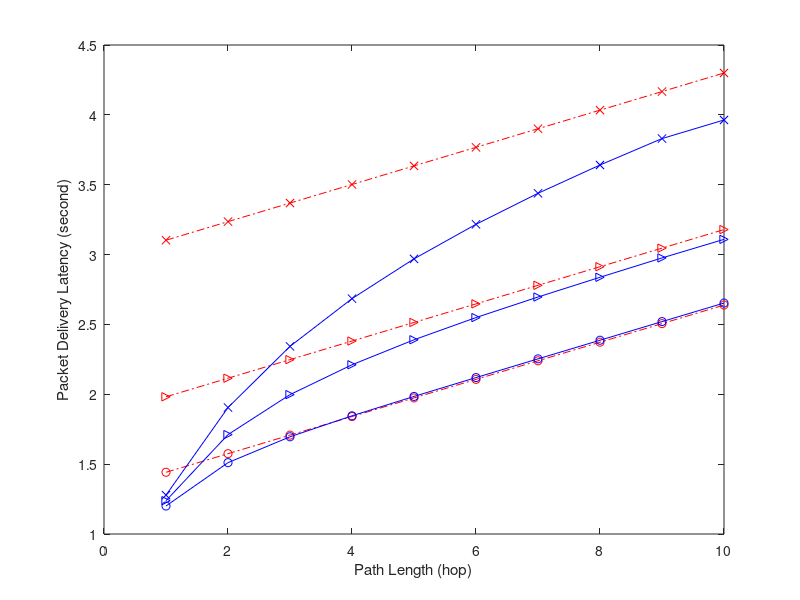

The MATLAB script that drew this image: (Note: this script raises an error after producing the figure.)
% Plot Packet delivery latency, fixed arrival rate=0.2, \xi=14,17,20
% \xi = 14, arrival rate=0.1,0.2,0.3
% PRI-basic, PRI-ASM (adaptive schedule maintaince)
basic_1=[1.441813617	1.574864347	1.707836778	1.840806569	1.973834653	2.106769413	2.239682566	2.372844425	2.505825497	2.638808467];
asm_1=[1.200435184	1.510693897	1.695841347	1.845947978	1.984578358	2.119595153	2.25359427	2.38694057	2.520201479	2.653127839];
basic_2=[1.982018264	2.115112872	2.248082786	2.381097796	2.514142679	2.647061009	2.779974243	2.913075327	3.046091964	3.179062948];
asm_2=[1.238417471	1.711433634	1.997606214	2.211254439	2.390151126	2.549089849	2.696265852	2.837502575	2.9759642	3.108935528];
basic_3=[3.102769126	3.235743886	3.368727288	3.501717207	3.634744033	3.767680214	3.900707225	4.033724157	4.166771059	4.29974591];
asm_3=[1.27827809	1.905017603	2.343035289	2.684518243	2.969266801	3.21665643	3.438510376	3.641066636	3.830253325	3.963287422];

figure;
hold off;
chain_hops=1:1:10;
plot(chain_hops,basic_1,'ro-.');
hold on;
plot(chain_hops,basic_2,'r>-.');
plot(chain_hops,basic_3,'rx-.');


plot(chain_hops,asm_1,'bo-');
plot(chain_hops,asm_2,'b>-');
plot(chain_hops,asm_3,'bx-');

% set(gca,'XTick',0.05:0.05:0.5);
% set(gca,'XTickLabel',0.05:0.05:0.5);
%set(gca,'Xdir','reverse')
% axis([1 9 2 500]);
xlabel('Path Length (hop)');
ylabel('Packet Delivery Latency (second)');
legend('PRI-basic, 0.1','PRI-basic, 0.2','PRI-basic, 0.3', ...
    'PRI-ASM, 0.1','PRI-ASM, 0.2','PRI-ASM, 0.3',4);
% grid on;